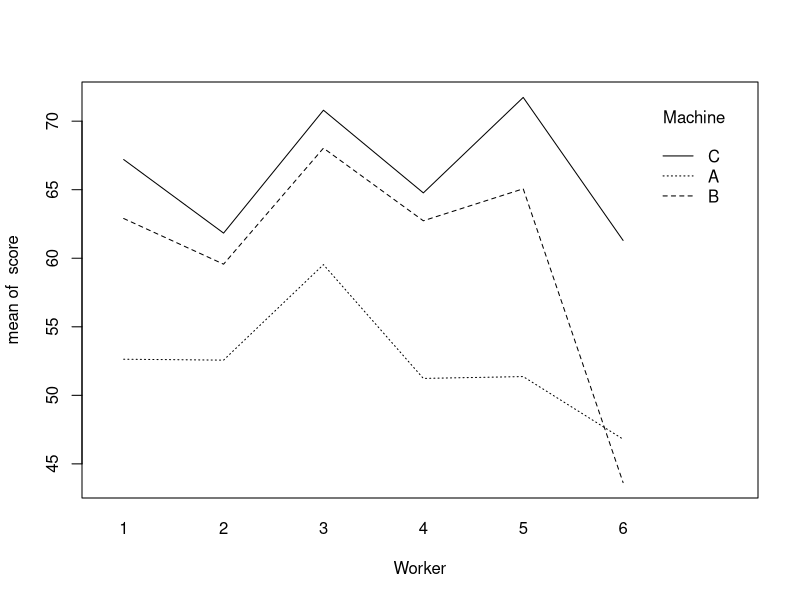
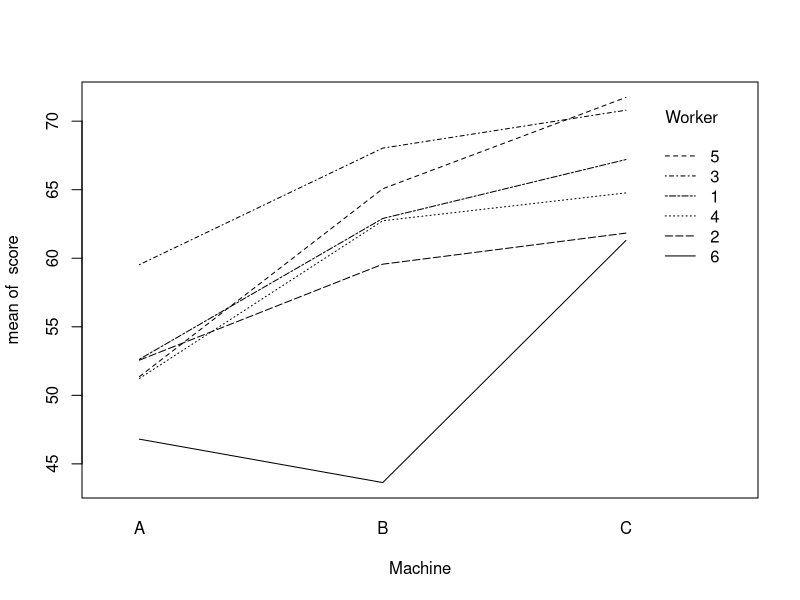

The R source for these figures, in order:
library(nlme)

# create a data frame from the grouped data object, omitting the ordering of workers
machines.df <- data.frame(Machines)
machines.df$Worker <- factor(as.numeric(levels(machines.df$Worker))[machines.df$Worker], ordered = FALSE)

if (FALSE) {
postscript(file = "U:/vock/lehre/mixed_models/tex/machines.eps", onefile=TRUE,
  paper="special", width=7, height=5, family="Times", horizontal=FALSE)
par(oma=c(0,0,0,0), mar=c(3,3,0.2,0.2), mgp=c(1.8, 0.7, 0), cex=1.2)
plot(as.numeric(machines.df$Worker), machines.df$score, pch=as.numeric(machines.df$Machine), xlab='Worker', ylab='Productivity score')
legend('bottomleft', pch=1:3, paste('Machine', levels(machines.df$Machine)))
dev.off()
}

# interaction plot - two possibilities
with(machines.df, interaction.plot(Worker, Machine, score))
with(machines.df, interaction.plot(Machine, Worker, score))
if (FALSE) {
postscript(file = "U:/vock/lehre/mixed_models/tex/machines.interaction.eps", onefile=TRUE,
  paper="special", width=7, height=5, family="Times", horizontal=FALSE)
par(oma=c(0,0,0,0), mar=c(3,3,0.2,0.2), mgp=c(1.8, 0.7, 0), cex=1.2)
with(machines.df, interaction.plot(Worker, Machine, score, lwd=2, legend=FALSE))
legend('bottomleft', lty=c(3, 2, 1), lwd=2, paste('Machine', c('A', 'B', 'C')))
dev.off()
}

# model without interaction
machines.lme.1 <- lme(score ~ Machine, random = ~ 1 | Worker, data=machines.df)
summary(machines.lme.1)
# results in the book are based on Helmert contrasts:
machines.lme.1.helmert <- lme(score ~ Machine, random = ~ 1 | Worker, contrasts=list(Machine=contr.helmert), data=machines.df)
machines.lme.1.helmert

# model with general interaction for Machine x Worker
machines.lme.3 <- lme(score ~ Machine, random = ~ Machine - 1 | Worker, data=machines.df)
summary(machines.lme.3)
# results in the book are based on Helmert contrasts:
machines.lme.3.helmert <- lme(score ~ Machine, random = ~ Machine - 1 | Worker, data=machines.df, contrasts=list(Machine=contr.helmert))
summary(machines.lme.3.helmert)
# models are equivalent:
fitted.values(machines.lme.3)-fitted.values(machines.lme.3.helmert)
ranef(machines.lme.3)-ranef(machines.lme.3.helmert)


library(lme4)
machines.lmer.1 <- lmer(score ~ Machine + (1 | Worker), data=machines.df)
machines.lmer.1
machines.lmer.3 <- lmer(score ~ Machine + (Machine - 1 | Worker), data=machines.df)
machines.lmer.3  # slightly different estimate of sd compared to lme
detach(package:lme4)


# two-level model - less general interaction
machines.lme.2 <- lme(score ~ Machine, random = ~ 1 | Worker/Machine, data=machines.df)
# equivalent:     lme(score ~ Machine, random = list(Worker = ~ 1, Machine = ~ 1), data=machines.df)
machines.lme.2

library(lme4)
machines.lmer.2 <- lmer(score ~ Machine + (1 | Worker/Machine), data=machines.df)
machines.lmer.2
# or: lmer(score ~ Machine + (1 | Worker) + (1 | Machine:Worker), data=machines.df)
detach(package:lme4)

